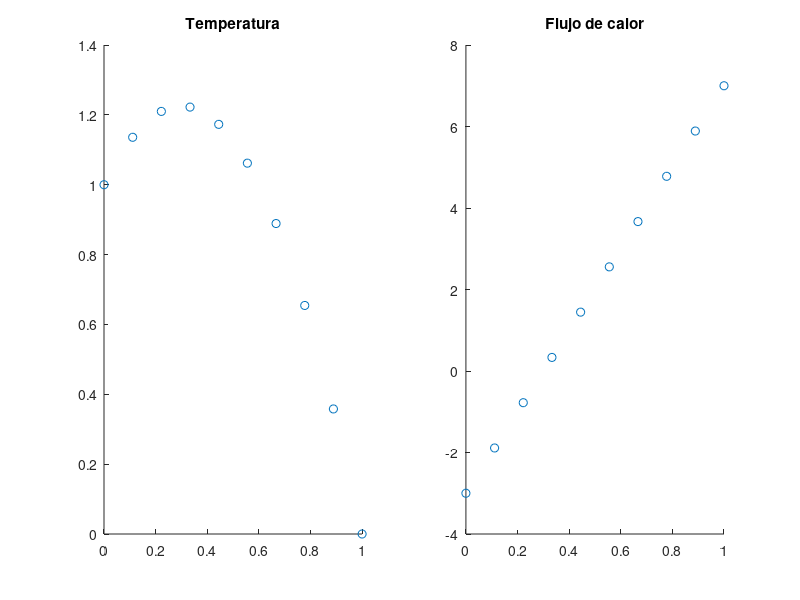

The MATLAB source for this figure: (Note: this script raises an error after producing the figure.)
%% Ejercicio 1 %%
%Difusion con fuente estacionaria

%% a)
%Cantidad de nodos
nodos = 10;
xlim = [0,1];
x = xlim(1):1/(nodos-1):xlim(2);
%Difusivo y fuente
k = 2;
G = ones(nodos,1)*10;
%Solucion analitica
Tx = -5/2*x.^2 + 3/2*x + 1;
figure;
subplot(1,2,1);
scatter(x,Tx);
title('Temperatura');

%% b)
qx = -k*(-5*x + 3/2);
subplot(1,2,2);
scatter(x,qx);
title('Flujo de calor');

%% c)
%T(i-1)-2*T(i)+T(i+1) = -G*h^2/k

%% d)
%Valores de contorno
r = [1,0];
%Tipos de contorno
tipo = ['d','d'];

[~,~,T,q] = FDM_1D(xlim,nodos,k,0,0,G,r,tipo,0,0,0,0,-1,0,0,0);
subplot(1,2,1);
hold on
plot(x,T,'r');
hold on
subplot(1,2,2);
hold on
plot(x,q,'r');
hold off

%Error
Error = Tx - T';

%% e)
tipo = ['d' 'n'];
%Solucion analitica
Tx2 = -5/2*x.^2 + 5*x + 1;
figure;
subplot(1,2,1);
scatter(x,Tx2);
title('Temperatura');

qx2 = -k*(-5*x + 5);
subplot(1,2,2);
scatter(x,qx2);
title('Flujo de calor');

[~,~,T2,q2] = FDM_1D(xlim,nodos,k,0,0,G,r,tipo,0,0,0,0,-1,0,0,0);
subplot(1,2,1);
hold on
plot(x,T2,'r');
hold on
subplot(1,2,2);
hold on
plot(x,q2,'r');
hold off

Error2 = Tx2 - T2';
